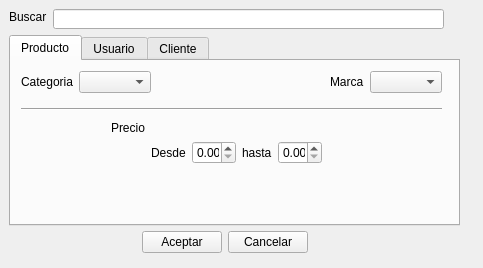
<?xml version="1.0" encoding="UTF-8"?>
<ui version="4.0">
 <class>UI_SEARCH</class>
 <widget class="QWidget" name="UI_SEARCH">
  <property name="geometry">
   <rect>
    <x>0</x>
    <y>0</y>
    <width>483</width>
    <height>268</height>
   </rect>
  </property>
  <property name="windowTitle">
   <string>Busqueda Avanzada</string>
  </property>
  <property name="windowIcon">
   <iconset resource="Icons/Icons.qrc">
    <normaloff>:/Icons/1349145121_Black_Search.png</normaloff>:/Icons/1349145121_Black_Search.png</iconset>
  </property>
  <widget class="QLabel" name="label">
   <property name="geometry">
    <rect>
     <x>9</x>
     <y>9</y>
     <width>38</width>
     <height>16</height>
    </rect>
   </property>
   <property name="text">
    <string>Buscar  </string>
   </property>
  </widget>
  <widget class="QTabWidget" name="tabWidget">
   <property name="geometry">
    <rect>
     <x>9</x>
     <y>35</y>
     <width>451</width>
     <height>191</height>
    </rect>
   </property>
   <property name="tabPosition">
    <enum>QTabWidget::North</enum>
   </property>
   <property name="tabShape">
    <enum>QTabWidget::Rounded</enum>
   </property>
   <property name="currentIndex">
    <number>0</number>
   </property>
   <property name="elideMode">
    <enum>Qt::ElideNone</enum>
   </property>
   <property name="documentMode">
    <bool>false</bool>
   </property>
   <property name="tabsClosable">
    <bool>false</bool>
   </property>
   <property name="movable">
    <bool>false</bool>
   </property>
   <widget class="QWidget" name="tab">
    <attribute name="title">
     <string>Producto</string>
    </attribute>
    <widget class="Line" name="line">
     <property name="geometry">
      <rect>
       <x>10</x>
       <y>40</y>
       <width>421</width>
       <height>16</height>
      </rect>
     </property>
     <property name="orientation">
      <enum>Qt::Horizontal</enum>
     </property>
    </widget>
    <widget class="QWidget" name="">
     <property name="geometry">
      <rect>
       <x>100</x>
       <y>60</y>
       <width>212</width>
       <height>43</height>
      </rect>
     </property>
     <layout class="QGridLayout" name="gridLayout_4">
      <item row="0" column="0">
       <widget class="QLabel" name="label_3">
        <property name="text">
         <string>Precio</string>
        </property>
       </widget>
      </item>
      <item row="1" column="1">
       <layout class="QGridLayout" name="gridLayout_3">
        <item row="0" column="0">
         <widget class="QLabel" name="label_5">
          <property name="text">
           <string>Desde</string>
          </property>
         </widget>
        </item>
        <item row="0" column="1">
         <widget class="QDoubleSpinBox" name="doubleSpinBox"/>
        </item>
        <item row="0" column="2">
         <widget class="QLabel" name="label_6">
          <property name="text">
           <string>hasta</string>
          </property>
         </widget>
        </item>
        <item row="0" column="3">
         <widget class="QDoubleSpinBox" name="doubleSpinBox_2"/>
        </item>
       </layout>
      </item>
     </layout>
    </widget>
    <widget class="QWidget" name="">
     <property name="geometry">
      <rect>
       <x>10</x>
       <y>10</y>
       <width>421</width>
       <height>22</height>
      </rect>
     </property>
     <layout class="QGridLayout" name="gridLayout">
      <item row="0" column="0">
       <widget class="QLabel" name="label_2">
        <property name="text">
         <string>Categoria</string>
        </property>
       </widget>
      </item>
      <item row="0" column="1">
       <widget class="QComboBox" name="comboBox"/>
      </item>
      <item row="0" column="3">
       <widget class="QLabel" name="label_4">
        <property name="text">
         <string>Marca</string>
        </property>
       </widget>
      </item>
      <item row="0" column="4">
       <widget class="QComboBox" name="comboBox_2"/>
      </item>
      <item row="0" column="2">
       <spacer name="horizontalSpacer_3">
        <property name="orientation">
         <enum>Qt::Horizontal</enum>
        </property>
        <property name="sizeHint" stdset="0">
         <size>
          <width>40</width>
          <height>20</height>
         </size>
        </property>
       </spacer>
      </item>
     </layout>
    </widget>
   </widget>
   <widget class="QWidget" name="tab_2">
    <attribute name="title">
     <string>Usuario</string>
    </attribute>
   </widget>
   <widget class="QWidget" name="tab_3">
    <attribute name="title">
     <string>Cliente</string>
    </attribute>
   </widget>
  </widget>
  <widget class="QLineEdit" name="lineEdit">
   <property name="geometry">
    <rect>
     <x>53</x>
     <y>9</y>
     <width>391</width>
     <height>20</height>
    </rect>
   </property>
  </widget>
  <widget class="QWidget" name="">
   <property name="geometry">
    <rect>
     <x>100</x>
     <y>230</y>
     <width>250</width>
     <height>25</height>
    </rect>
   </property>
   <layout class="QGridLayout" name="gridLayout_2">
    <item row="0" column="0">
     <spacer name="horizontalSpacer_2">
      <property name="orientation">
       <enum>Qt::Horizontal</enum>
      </property>
      <property name="sizeHint" stdset="0">
       <size>
        <width>40</width>
        <height>20</height>
       </size>
      </property>
     </spacer>
    </item>
    <item row="0" column="1">
     <widget class="QPushButton" name="pushButton">
      <property name="sizePolicy">
       <sizepolicy hsizetype="Fixed" vsizetype="Fixed">
        <horstretch>0</horstretch>
        <verstretch>0</verstretch>
       </sizepolicy>
      </property>
      <property name="text">
       <string>Aceptar</string>
      </property>
     </widget>
    </item>
    <item row="0" column="2">
     <widget class="QPushButton" name="pushButton_2">
      <property name="sizePolicy">
       <sizepolicy hsizetype="Fixed" vsizetype="Fixed">
        <horstretch>0</horstretch>
        <verstretch>0</verstretch>
       </sizepolicy>
      </property>
      <property name="text">
       <string>Cancelar</string>
      </property>
     </widget>
    </item>
    <item row="0" column="3">
     <spacer name="horizontalSpacer">
      <property name="orientation">
       <enum>Qt::Horizontal</enum>
      </property>
      <property name="sizeHint" stdset="0">
       <size>
        <width>40</width>
        <height>20</height>
       </size>
      </property>
     </spacer>
    </item>
   </layout>
  </widget>
 </widget>
 <resources>
  <include location="Icons/Icons.qrc"/>
 </resources>
 <connections/>
</ui>
